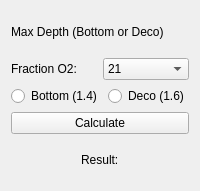
    <widget class="QWidget" name="layoutWidget">
     <property name="geometry">
      <rect>
       <x>10</x>
       <y>210</y>
       <width>181</width>
       <height>191</height>
      </rect>
     </property>
     <layout class="QVBoxLayout" name="MaxDepth">
      <item>
       <widget class="QLabel" name="MD_Title">
        <property name="text">
         <string>Max Depth (Bottom or Deco)</string>
        </property>
       </widget>
      </item>
      <item>
       <layout class="QHBoxLayout" name="MD_fractionO2">
        <item>
         <widget class="QLabel" name="MD_O2Title">
          <property name="text">
           <string>Fraction O2:</string>
          </property>
         </widget>
        </item>
        <item>
         <widget class="QComboBox" name="MD_O2ComboBox">
          <item>
           <property name="text">
            <string>21</string>
           </property>
          </item>
          <item>
           <property name="text">
            <string>22</string>
           </property>
          </item>
          <item>
           <property name="text">
            <string>23</string>
           </property>
          </item>
          <item>
           <property name="text">
            <string>24</string>
           </property>
          </item>
          <item>
           <property name="text">
            <string>25</string>
           </property>
          </item>
          <item>
           <property name="text">
            <string>26</string>
           </property>
          </item>
          <item>
           <property name="text">
            <string>27</string>
           </property>
          </item>
          <item>
           <property name="text">
            <string>28</string>
           </property>
          </item>
          <item>
           <property name="text">
            <string>29</string>
           </property>
          </item>
          <item>
           <property name="text">
            <string>30</string>
           </property>
          </item>
          <item>
           <property name="text">
            <string>31</string>
           </property>
          </item>
          <item>
           <property name="text">
            <string>32</string>
           </property>
          </item>
          <item>
           <property name="text">
            <string>33</string>
           </property>
          </item>
          <item>
           <property name="text">
            <string>34</string>
           </property>
          </item>
          <item>
           <property name="text">
            <string>35</string>
           </property>
          </item>
          <item>
           <property name="text">
            <string>36</string>
           </property>
          </item>
          <item>
           <property name="text">
            <string>37</string>
           </property>
          </item>
          <item>
           <property name="text">
            <string>38</string>
           </property>
          </item>
          <item>
           <property name="text">
            <string>39</string>
           </property>
          </item>
          <item>
           <property name="text">
            <string>40</string>
           </property>
          </item>
          <item>
           <property name="text">
            <string>41</string>
           </property>
          </item>
          <item>
           <property name="text">
            <string>42</string>
           </property>
          </item>
          <item>
           <property name="text">
            <string>43</string>
           </property>
          </item>
          <item>
           <property name="text">
            <string>44</string>
           </property>
          </item>
          <item>
           <property name="text">
            <string>45</string>
           </property>
          </item>
          <item>
           <property name="text">
            <string>46</string>
           </property>
          </item>
          <item>
           <property name="text">
            <string>47</string>
           </property>
          </item>
          <item>
           <property name="text">
            <string>48</string>
           </property>
          </item>
          <item>
           <property name="text">
            <string>49</string>
           </property>
          </item>
          <item>
           <property name="text">
            <string>50</string>
           </property>
          </item>
          <item>
           <property name="text">
            <string>51</string>
           </property>
          </item>
          <item>
           <property name="text">
            <string>52</string>
           </property>
          </item>
          <item>
           <property name="text">
            <string>53</string>
           </property>
          </item>
          <item>
           <property name="text">
            <string>54</string>
           </property>
          </item>
          <item>
           <property name="text">
            <string>55</string>
           </property>
          </item>
          <item>
           <property name="text">
            <string>56</string>
           </property>
          </item>
          <item>
           <property name="text">
            <string>57</string>
           </property>
          </item>
          <item>
           <property name="text">
            <string>58</string>
           </property>
          </item>
          <item>
           <property name="text">
            <string>59</string>
           </property>
          </item>
          <item>
           <property name="text">
            <string>60</string>
           </property>
          </item>
          <item>
           <property name="text">
            <string>61</string>
           </property>
          </item>
          <item>
           <property name="text">
            <string>62</string>
           </property>
          </item>
          <item>
           <property name="text">
            <string>63</string>
           </property>
          </item>
          <item>
           <property name="text">
            <string>64</string>
           </property>
          </item>
          <item>
           <property name="text">
            <string>65</string>
           </property>
          </item>
          <item>
           <property name="text">
            <string>66</string>
           </property>
          </item>
          <item>
           <property name="text">
            <string>67</string>
           </property>
          </item>
          <item>
           <property name="text">
            <string>68</string>
           </property>
          </item>
          <item>
           <property name="text">
            <string>69</string>
           </property>
          </item>
          <item>
           <property name="text">
            <string>70</string>
           </property>
          </item>
          <item>
           <property name="text">
            <string>71</string>
           </property>
          </item>
          <item>
           <property name="text">
            <string>72</string>
           </property>
          </item>
          <item>
           <property name="text">
            <string>73</string>
           </property>
          </item>
          <item>
           <property name="text">
            <string>74</string>
           </property>
          </item>
          <item>
           <property name="text">
            <string>75</string>
           </property>
          </item>
          <item>
           <property name="text">
            <string>76</string>
           </property>
          </item>
          <item>
           <property name="text">
            <string>77</string>
           </property>
          </item>
          <item>
           <property name="text">
            <string>78</string>
           </property>
          </item>
          <item>
           <property name="text">
            <string>79</string>
           </property>
          </item>
          <item>
           <property name="text">
            <string>80</string>
           </property>
          </item>
          <item>
           <property name="text">
            <string>81</string>
           </property>
          </item>
          <item>
           <property name="text">
            <string>82</string>
           </property>
          </item>
          <item>
           <property name="text">
            <string>83</string>
           </property>
          </item>
          <item>
           <property name="text">
            <string>84</string>
           </property>
          </item>
          <item>
           <property name="text">
            <string>85</string>
           </property>
          </item>
          <item>
           <property name="text">
            <string>86</string>
           </property>
          </item>
          <item>
           <property name="text">
            <string>87</string>
           </property>
          </item>
          <item>
           <property name="text">
            <string>88</string>
           </property>
          </item>
          <item>
           <property name="text">
            <string>89</string>
           </property>
          </item>
          <item>
           <property name="text">
            <string>90</string>
           </property>
          </item>
          <item>
           <property name="text">
            <string>91</string>
           </property>
          </item>
          <item>
           <property name="text">
            <string>92</string>
           </property>
          </item>
          <item>
           <property name="text">
            <string>93</string>
           </property>
          </item>
          <item>
           <property name="text">
            <string>94</string>
           </property>
          </item>
          <item>
           <property name="text">
            <string>95</string>
           </property>
          </item>
          <item>
           <property name="text">
            <string>96</string>
           </property>
          </item>
          <item>
           <property name="text">
            <string>97</string>
           </property>
          </item>
          <item>
           <property name="text">
            <string>98</string>
           </property>
          </item>
          <item>
           <property name="text">
            <string>99</string>
           </property>
          </item>
          <item>
           <property name="text">
            <string>100</string>
           </property>
          </item>
         </widget>
        </item>
       </layout>
      </item>
      <item>
       <layout class="QHBoxLayout" name="MD_PPO2">
        <item>
         <widget class="QRadioButton" name="MD_14">
          <property name="text">
           <string>Bottom (1.4)</string>
          </property>
         </widget>
        </item>
        <item>
         <widget class="QRadioButton" name="MD_16">
          <property name="text">
           <string>Deco (1.6)</string>
          </property>
         </widget>
        </item>
       </layout>
      </item>
      <item>
       <widget class="QPushButton" name="MD_CalculateButton">
        <property name="text">
         <string>Calculate</string>
        </property>
       </widget>
      </item>
      <item alignment="Qt::AlignHCenter">
       <widget class="QLabel" name="MD_ResultLabel">
        <property name="text">
         <string>Result:</string>
        </property>
       </widget>
      </item>
     </layout>
    </widget>
